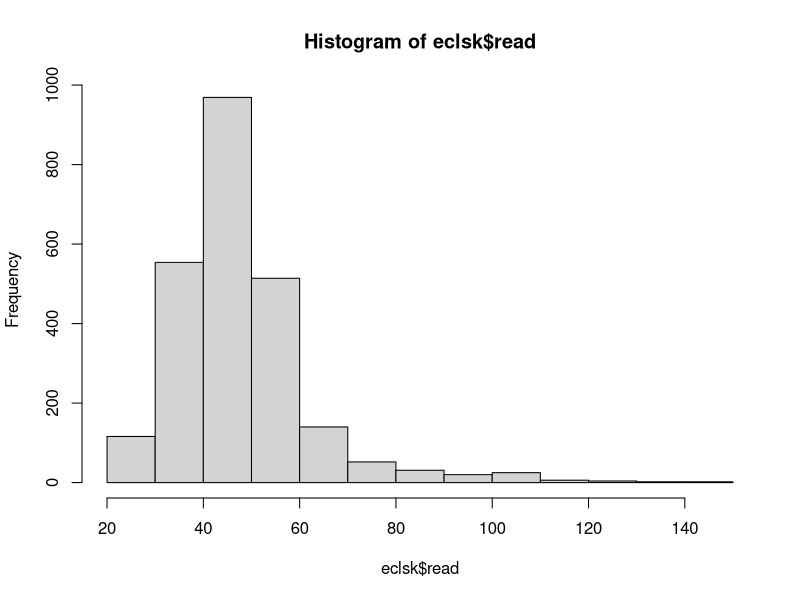
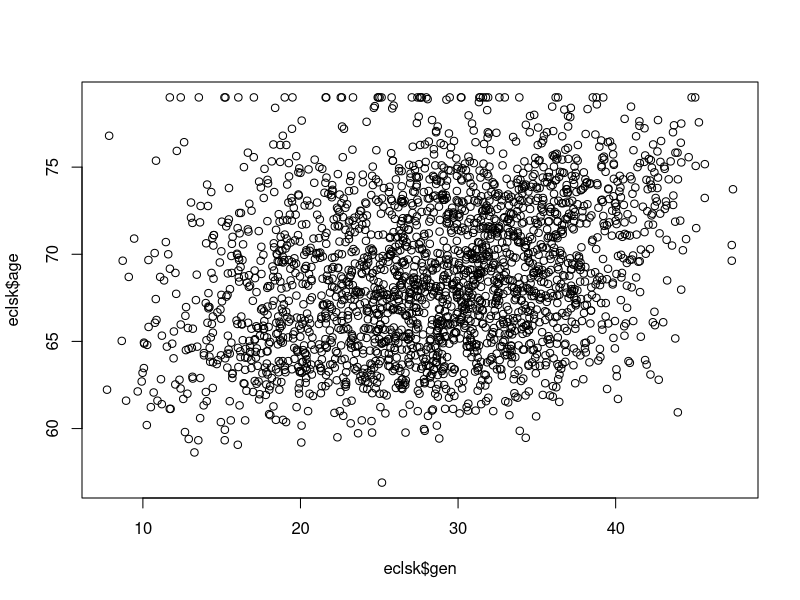
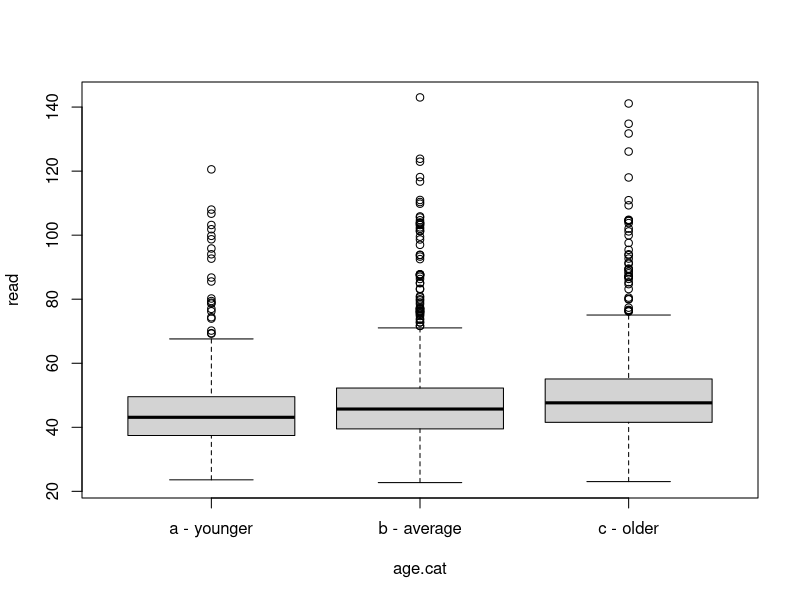

Here is the R script that generated these plots, in order:
## Set up the working directory and input the data
eclsk <- read.csv("eclsk.csv")
View(eclsk)
hist(eclsk$read)

## the relationship between eclsk$gen and eclsk$age
plot(eclsk$gen,eclsk$age)
cor(eclsk$gen,eclsk$age)

## The difference between male and female on reading scores
t.test(read~female, data=eclsk)

## determine if reading scores are significantly different across age categories
# Create a group variable: low, med, or high age:  Age ranges from 57-79:
eclsk$age.cat <- "b - average"
eclsk$age.cat[which(eclsk$age >= 72)] <- "c - older"   #72 months or older
eclsk$age.cat[which(eclsk$age <= 66)] <- "a - younger" #66 months or younger
eclsk$age.cat <- as.factor(eclsk$age.cat)

#look at the boxplot
boxplot(read~age.cat, data=eclsk)

# ANOVA analysis
anova(lm(read~age.cat, data=eclsk))


